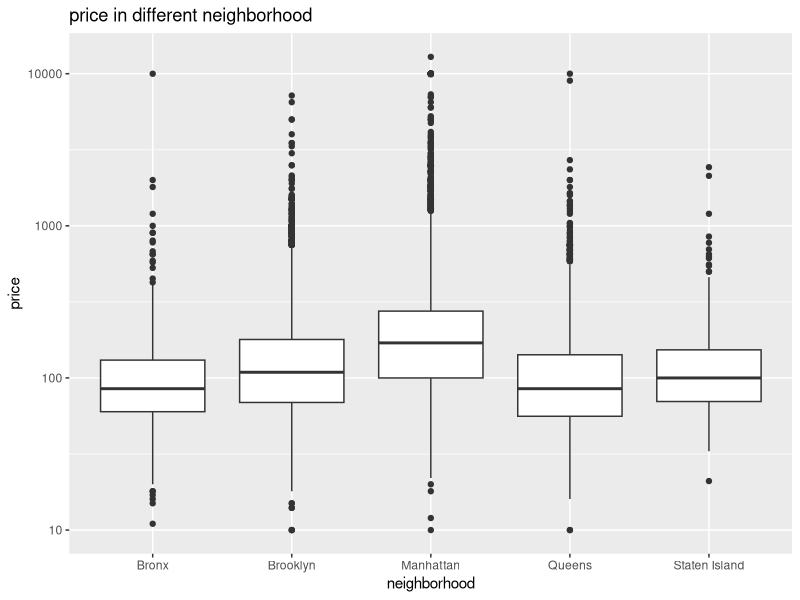

Reproduce this figure in R.
## ---- chunk 1
knitr::opts_chunk$set(echo = TRUE)
## ---- chunk 2
library(dplyr)
library(ggplot2)
## ---- chunk 3
data_EDA <- read.csv(file='./data/listings_EDA.csv')
## ---- chunk 4
ggplot(data=data_EDA, aes(neighbourhood_group_cleansed, price)) +
  geom_boxplot() +
  scale_y_log10() +
  xlab("neighborhood") +
  ylab("price") +
  ggtitle("price in different neighborhood")
